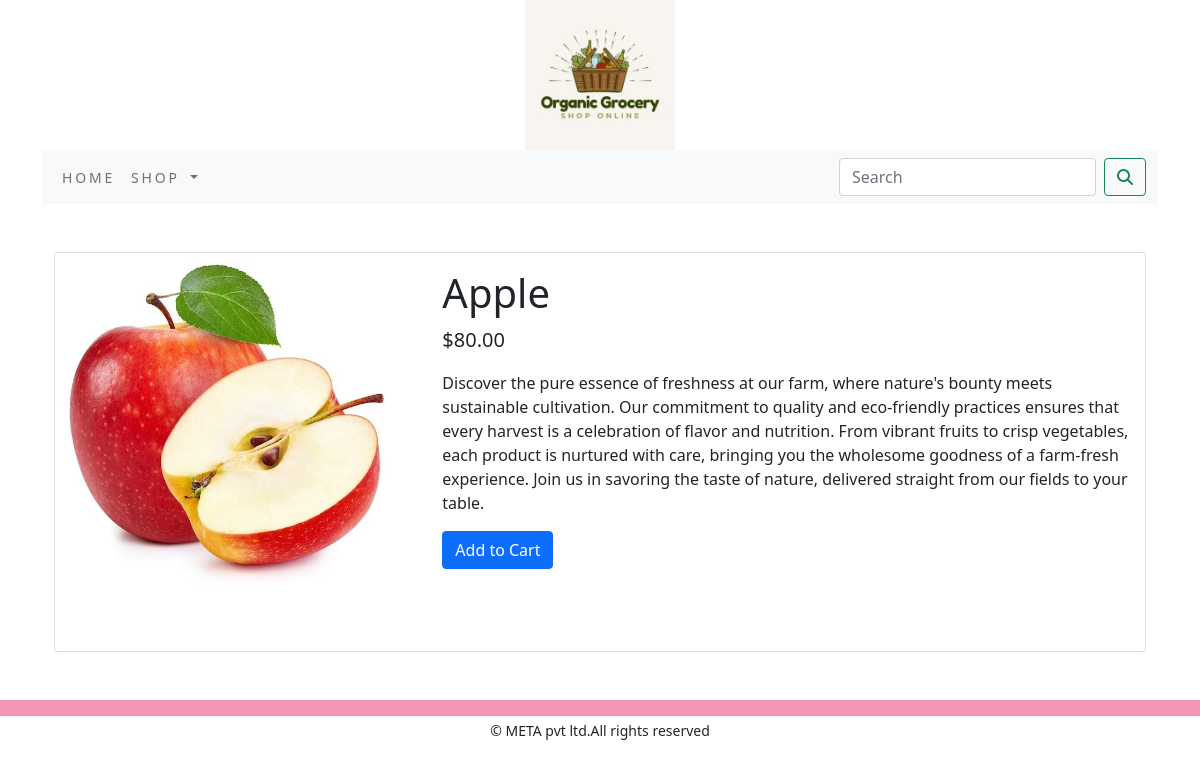
The page /shop/fruits/apple/ on the database its author committed.
### shop/models.py (models this page shows, shortened)
class Product(models.Model):
    name = models.CharField(max_length=250, unique=True)
    slug = models.SlugField(max_length=258, unique=True)
    description = models.TextField(blank=True)
    price = models.DecimalField(max_digits=10, decimal_places=2)
    category = models.ForeignKey(Category, on_delete=models.CASCADE)
    image = models.ImageField(upload_to='product', blank=True)
    stock = models.IntegerField()
    available = models.BooleanField(default=True)
    created = models.DateTimeField(auto_now_add=True)
    updated = models.DateTimeField(auto_now=True)
    class Meta:
        ordering = ("name",)
        verbose_name = 'product'
        verbose_name_plural = 'products'

### shop/views.py (the view)
# urls.py: path('<slug:c_slug>/<slug:product_slug>/', views.proDetail, name='prodCatdetail')
def proDetail(request, c_slug, product_slug):
    try:
        product = Product.objects.get(category__slug=c_slug, slug=product_slug)
    except Exception as e:
        raise e
    return render(request, 'product.html', {'product': product})

### cart/context_processors.py (called while the page is built)
def counter(request):
    item_count = 0
    if 'admin' in request.path:
        return {}
    else:
        try:
            cart = Cart.objects.get(cart_id=_cart_id(request))
            cart_items = CartItem.objects.filter(cart=cart)
            for cart_item in cart_items:
                item_count += cart_item.quantity
        except Cart.DoesNotExist:
            item_count = 0
    return {'item_count': item_count}

### cart/views.py (called while the page is built)
def _cart_id(request):
    cart = request.session.session_key
    if not cart:
        cart = request.session.create()
    return cart

### shop/context_processors.py (called while the page is built)
def menu_links(request):
    links=Category.objects.all()
    return dict(links=links)

### shop/models.py (called while the page is built)
    def get_url(self):
        return reverse('shop:products_by_category',args=[self.slug])

### templates/product.html (shortened to what this page needs)
{% extends 'base.html' %}
{% load static %}
{% block content %}
<div class="container my-5">
    <div class="card" style="height: 400px;">
        <div class="row no-gutters">
            <div class="col-md-4">
                <img src="{{ product.image.url }}" alt="{{ product.name }}" class="card-img" style="height: 100%;">
            </div>
            <div class="col-md-8">
                <div class="card-body">
                    <h1 class="card-title">{{ product.name }}</h1>
                    <p class="card-text lead">${{ product.price }}</p>
                    <p class="card-text text-justify my_prod_text">{{ product.description }}</p>
                    {% if product.stock <= 0 %}
                        <p class="card-text text-danger"><b> Out of stock</b></p>
                    {% else %}
                        <a class="btn btn-primary" href="{% url 'cart:add_cart' product.id %}">Add to Cart</a>
                    {% endif %}
                </div>
            </div>
        </div>
    </div>
</div>
{% endblock %}

### static/css/custom.css (style rules this page uses)
body { font-family: 'Libre Baskerville', serif; font-family: 'Roboto', sans-serif; }

### rows shown on the page
Product: image (picture), name "Apple", price "80.00", description "Discover the pure essence of freshness at our farm, where nature's bounty meets sustainable cultivation. Our commitment to quality and eco-friendly practices ensures that every harvest is a celebration of flavor and nutrition. From vibrant fruits to crisp vegetables, each product is nurtured with care, bringing you the wholesome goodness of a farm-fresh experience. Join us in savoring the taste of nature, delivered straight from our fields to your table."
